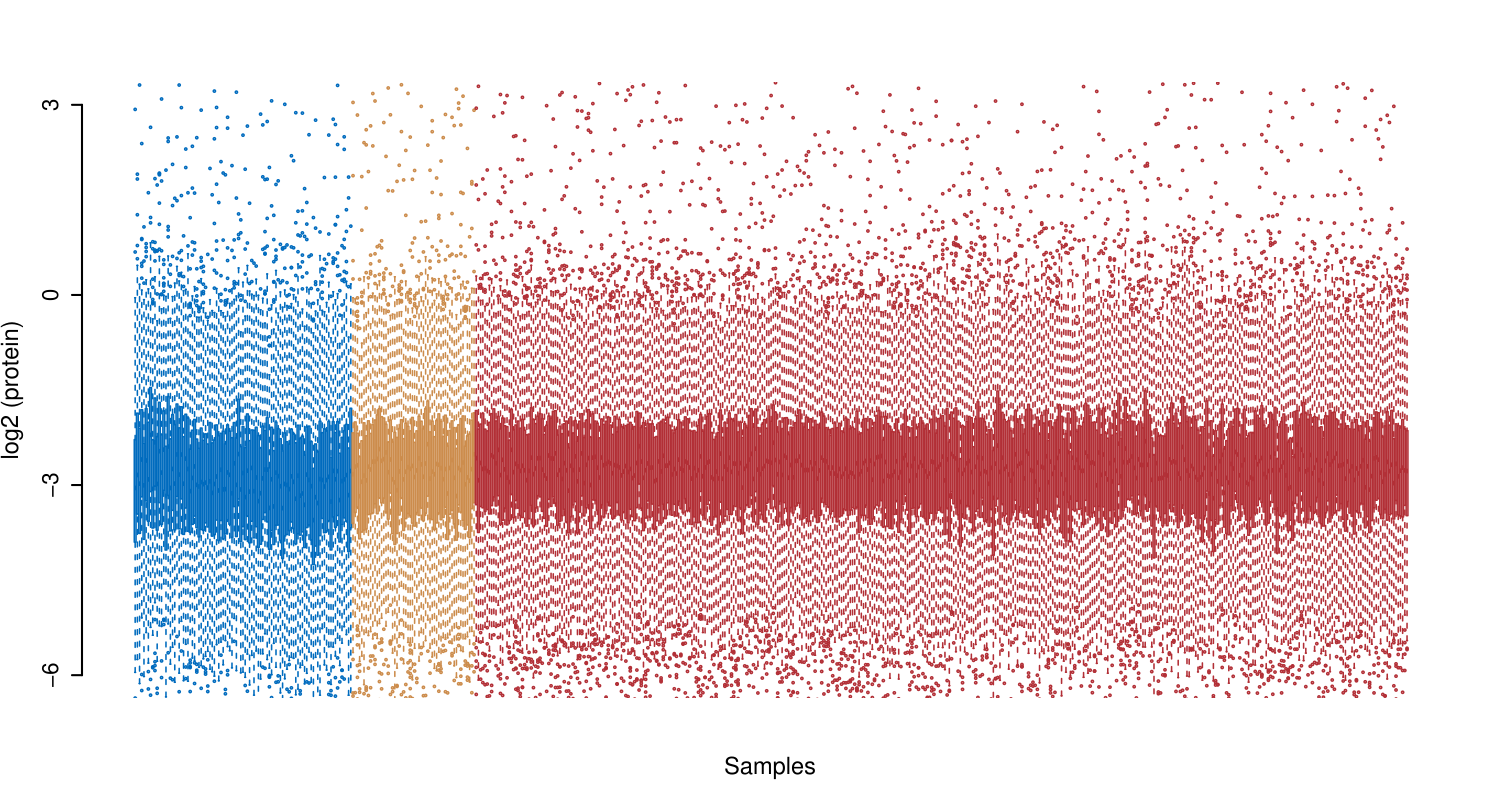

Here is the R script that generated this plot:
rm(list = ls())

data<-read.csv("eFig 1f.csv",row.names = 1)

data2<-log2(data)
range(na.omit(data))
boxplot(data2[1:99],axes=F,col="white",
        border = "#006BBE",lwd=1.5, cex=.3,
        xlim=c(0,579),ylim=c(-6,3),xlab = "Samples",ylab = "log2 (protein)",
        cex.lab=1.4, font.lab=1)
boxplot(data2[100:155],add = T,axes=F,at=c(100:155),col="white",
        border="#CC8C4C",lwd=1.5, cex=.3,ylim=c(-6,3))
boxplot(data2[156:579],add = T,axes=F,at=c(156:579),col="white",
        border="#B22F36",lwd=1.5, cex=.3,ylim=c(-6,3))

axis(2,at=c(-6,-3,0,3),
     label=c("-6","-3","0","3"),lwd=2,
     lwd.ticks = 2,
     font.axis=1,
     cex.axis=1.3)
